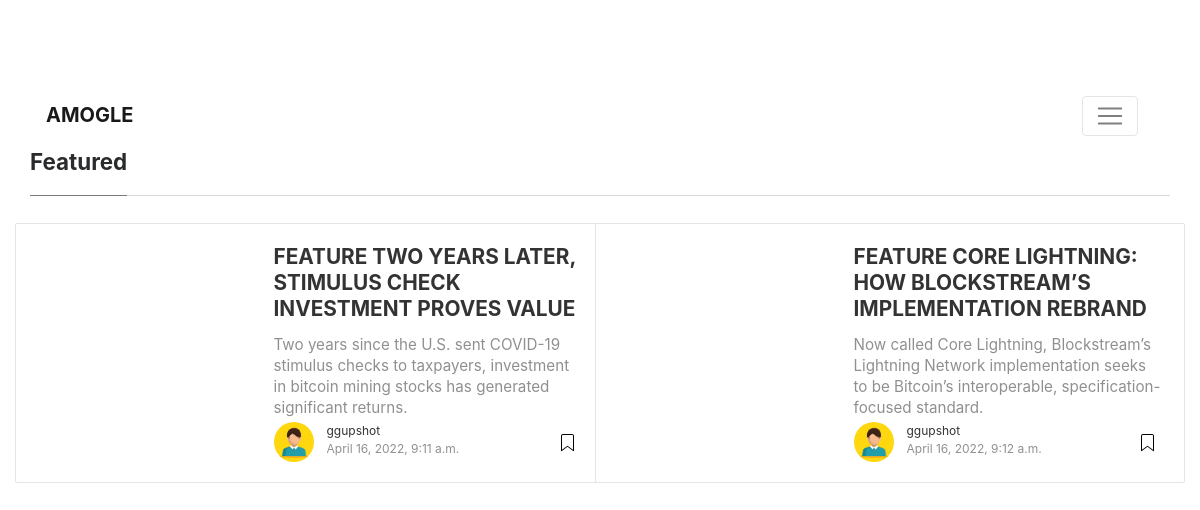
Page /blog/ (signed in) on the committed database.
### store/models.py (models this page shows, shortened)
class Blog(models.Model):
    user = models.ForeignKey(User, verbose_name="User",
                             on_delete=models.CASCADE)
    title = models.CharField(max_length=200)
    slug = models.SlugField(max_length=160)
    date = models.DateTimeField(
        auto_now_add=True, verbose_name="Date")
    image = models.ImageField(
        upload_to='product', blank=True, null=True, verbose_name="Product Image")
    shdescription = models.CharField(max_length=250)
    description = models.CharField(max_length=1000)

### store/views.py (the view)
# urls.py: path('blog/', views.blog, name="blog"),
@login_required
def blog(request):
    blogs = Blog.objects.all()[:6]
    return render(request, "store/blog.html", {"blogs": blogs})

### store/context_preprocessors.py (called while the page is built)
def store_menu(request):
    categories = Category.objects.filter(is_active=True)
    context = {
        'categories_menu': categories,
    }
    return context

def cart_menu(request):
    if request.user.is_authenticated:
        cart_items= Cart.objects.filter(user=request.user)
        context = {
            'cart_items': cart_items,
        }
    else:
        context = {}
    return context

### templates/store/blog.html (shortened to what this page needs)
{% load static %}
{% include 'navbar.html' %}
{% block extralinks %}
<link href="https://maxcdn.bootstrapcdn.com/font-awesome/4.7.0/css/font-awesome.min.css" rel="stylesheet">
<link rel="stylesheet" href="{% static 'css/bootstrap.min.css' %}">
<link rel="stylesheet" href="{% static 'css/mediumish.css' %}">
{% endblock  %}
{% block content%}
<div class="container">
<div class ="row">
<section class="featured-posts">
	<div class="section-title">
		<h2><span>Featured</span></h2>
	</div>
	<div class="card-columns listfeaturedtag">
		<div class ="row ">
        {% for blog in blogs %}
		<div class="card">
			<div class="row">
				<div class="col-md-5 wrapthumbnail">
					<a href="{% url 'store:post-detail' blog.slug %}">
						<div class="thumbnail" style="{{blog.image.url}}">
						</div>
					</a>
				</div>
				<div class="col-md-7">
					<div class="card-block">
						<h2 class="card-title"><a href="#">{{blog.title}}</a></h2>
						<h4 class="card-text">{{blog.shdescription}}</h4>
						<div class="metafooter">
							<div class="wrapfooter">
								<span class="meta-footer-thumb">
								<a href="#"><img class="author-thumb" src="{% static 'img/user.jpg' %}" alt=""></a>
								</span>
								<span class="author-meta">
								<span class="post-name"><a href="#">{{user.username}}</a></span><br/>
								<span class="post-date">{{blog.date}}</span>
								</span>
								<span class="post-read-more"><a href="#" title="Read Story"></a></span>
							</div>
						</div>
					</div>
				</div>
			</div>
		</div>
        {% endfor %}
	</div>
    </div>
</section>
</div>
</div>
{% endblock content %}

### static/css/mediumish.css (style rules this page uses)
a { color:#00ab6b; }
a,a:hover { transition:all 0.2s; }
section { margin-bottom:20px; }
.section-title h2 { border-bottom:1px solid rgba(0,0,0,.15); margin-bottom:25px; font-weight:700; font-size:1.4rem; margin-bottom:27px; }
.section-title span { border-bottom:1px solid rgba(0,0,0,.44); display:inline-block; padding-bottom:20px; margin-bottom:-1px; }
@media (min-width:576px) { .card-columns.listfeaturedtag { -webkit-column-count:2; -moz-column-count:2; column-count:2; } }
.card-columns .card { margin-bottom:20px; }
.listfeaturedtag .wrapthumbnail { height:258px; flex:0 0 auto; }
.listfeaturedtag .card { border:1px solid rgba(0,0,0,.1); border-radius:2px; height:260px; padding-left:0; margin-bottom:15px; }
.listfeaturedtag .thumbnail { background-size:cover; height:100%; display:block; background-position:38% 22% !important; background-origin:border-box!important; border-top-left-radius:2px; }
.listfeaturedtag .card-block { padding-left:0; }
.listfeaturedtag h2.card-title,.listrecent h2.card-title { font-size:1.3rem; font-weight:700; line-height: 1.25; }
.listfeaturedtag h2.card-title a,.listrecent h2.card-title a { color:rgba(0,0,0,.8); }
.listfeaturedtag h4.card-text,.listrecent h4.card-text { color:rgba(0,0,0,.44); font-size:0.95rem; line-height:1.4; font-weight:400; }
.listfeaturedtag .wrapfooter { position:absolute; bottom:20px; font-size:12px; display:block; width:85%; }
.author-thumb { width:40px; height:40px; float:left; margin-right:13px; border-radius:100%; }
.author-meta { flex:1 1 auto; white-space:nowrap!important; text-overflow:ellipsis!important; overflow:hidden!important; }
span.post-name,span.post-date,span.author-meta { display:inline-block; }
span.post-date,span.post-read { color:rgba(0,0,0,.44); }
span.post-read-more { align-items:center; display:inline-block; float:right; margin-top:8px; }
span.post-read-more a { color:rgba(0,0,0,.44); }
span.post-name a,span.post-read-more a:hover { color:rgba(0,0,0,.8); }
.card { border-radius:4px; }

### rows in the picture
Blog: title "FEATURE TWO YEARS LATER, STIMULUS CHECK INVESTMENT PROVES VALUE", shdescription "Two years since the U.S. sent COVID-19 stimulus checks to taxpayers, investment in bitcoin mining stocks has generated significant returns.", date "April 16, 2022, 9:11 a.m."
Blog: title "FEATURE CORE LIGHTNING: HOW BLOCKSTREAM’S IMPLEMENTATION REBRAND", shdescription "Now called Core Lightning, Blockstream’s Lightning Network implementation seeks to be Bitcoin’s interoperable, specification-focused standard.", date "April 16, 2022, 9:12 a.m."

### other values in the picture
{{ user.username }} "ggupshot"
